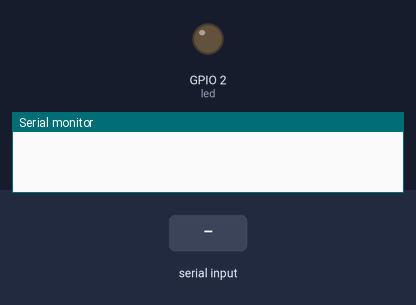
The sketch below on a simulated ESP32. Shown: output pins drawn as LEDs (lit = HIGH), the last lines printed to the serial monitor. Dashed ring = blinking. The test bench sets the inputs (shaded band).

Above: at 0.8 s.
0.9 s: "90,45\n" received over Serial
At 0.91 s:
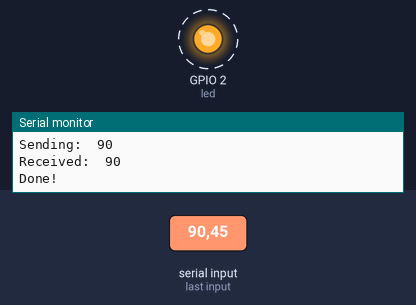
Timing chart, 0 to 9.9 s (numbered marks = the images above; inputs shaded):
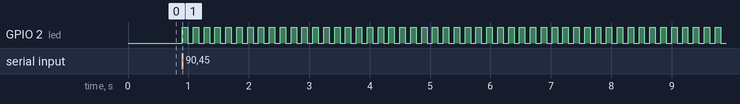

Measured:
- after the input at 0.9 s, GPIO 2 (led): alternates HIGH for 0.09 s and LOW for 0.09 s, starting at once

The sketch:

esp32_FreeRTOS_7a.ino
```cpp
/* FreeRTOS semaphore demo - binary semaphore */

#if CONFIG_FREERTOS_UNICORE
static const BaseType_t app_cpu = 0;
#else
static const BaseType_t app_cpu = 1;
#endif

static SemaphoreHandle_t bin_sem;
static const int led = LED_BUILTIN;

void blinkLED(void *parameters) {
  // copy the parameter into a local variable
  int num = *(int *)parameters;

  // release the binary semaphore so that the creating function can finish
  xSemaphoreGive(bin_sem);

  // print the parameter
  Serial.print("Received:\t");
  Serial.println(num);

  pinMode(led, OUTPUT);

  while (1) {
    digitalWrite(led, HIGH);
    vTaskDelay(num / portTICK_PERIOD_MS);
    digitalWrite(led, LOW);
    vTaskDelay(num / portTICK_PERIOD_MS);
  }
}

void setup() {
  long int delay_arg;

  Serial.begin(115200);
  while (Serial.available() <= 0);
  delay_arg = Serial.parseInt();
  Serial.print("Sending:\t");
  Serial.println(delay_arg);

  // binary semaphore initializes at 0, no need to take before the creating function
  bin_sem = xSemaphoreCreateBinary();

  xTaskCreatePinnedToCore(blinkLED, "Blink LED", 1024, (void *)&delay_arg, 1, NULL, app_cpu);

  // do nothing until binary semaphore has been returned
  xSemaphoreTake(bin_sem, portMAX_DELAY);

  // show that we accomplished our task of passing the stack-based argument
  Serial.println("Done!");
}

void loop() {
}
```
